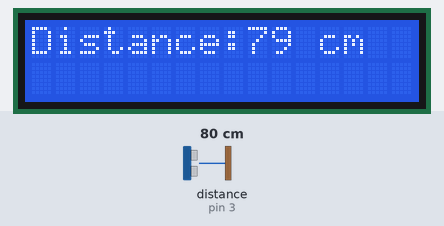
The sketch below on a simulated Arduino Uno, built with avr-gcc and run on an emulated ATmega328P. On the bench: 16×2 character LCD. Wiring (inferred from the names in the program): ultrasonic range finder: trigger pin 2; echo pin 3. Inputs (shaded band) come from the test bench; at power-on: distance to the obstacle (sensor on pin 3) 80 cm. The echo pulse lasts 58.3 µs per cm.

Above: at 1.2 s.
1.3 s: distance to the obstacle (sensor on pin 3) set to 250 cm
At 1.9 s:
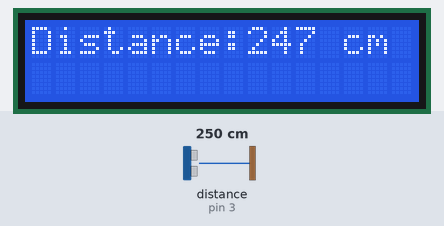
4.1 s: distance to the obstacle (sensor on pin 3) set to 2 cm
At 4.5 s:
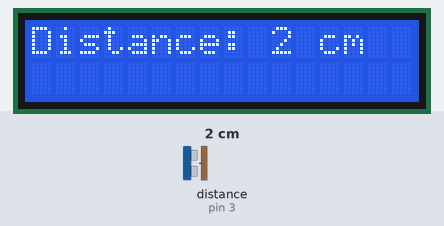
5.6 s: distance to the obstacle (sensor on pin 3) set to 4 cm
At 6.2 s:
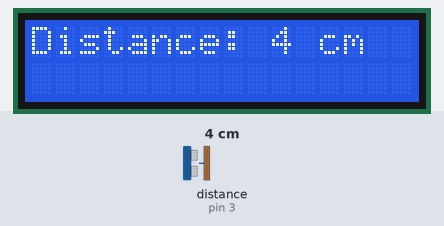
Timing chart, 0 to 8.6 s (numbered marks = the images above; inputs shaded):
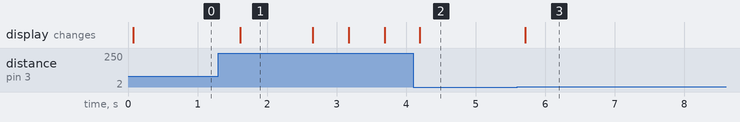

The sketch:

2.ino
```cpp
#include <LiquidCrystal.h> // LCDのライブラリを使う

const int TrigPin = 2;  // 超音波センサーのTrigPinを2ピンに指定
const int EchoPin = 3;  // 超音波センサーのEchoPinを3ピンに指定
float TimeOfFlight = 0; // 超音波が飛んでいる時間を格納する変数
float distance = 0;     // 計算した距離を格納する変数

LiquidCrystal lcd( 5, 6, 9, 10, 11, 12 ); // LiquidCrystal型の変数を生成、使うピンの設定をしている

void setup() {
    lcd.begin(16, 2);            // ディスプレイの列数と行数を設定, (列, 行)
    lcd.clear();                 // LCDをクリアする
    lcd.setCursor(0, 0);         // カーソルの位置を(列, 行)に合わせる
    lcd.print("Hello, wonder!"); // LCDに文字を出力する

    Serial.begin( 9600 );
    pinMode( TrigPin, OUTPUT );  // TrigPinをOUTPUTに指定
    pinMode( EchoPin, INPUT );   // EchoPinをINPUTに指定
}

void loop() {
    // Pinの初期化
    digitalWrite(TrigPin, LOW);
    delayMicroseconds(10);       // 10μs待機

    // 超音波を出力
    digitalWrite(TrigPin, HIGH);
    delayMicroseconds(10);
    digitalWrite(TrigPin, LOW);

    // 超音波が帰ってくる時間を計測
    TimeOfFlight = pulseIn(EchoPin, HIGH);

    // 計測した時間が0越えていたら実行
    if (TimeOfFlight > 0) {
        TimeOfFlight = TimeOfFlight / 2;       // 往復する時間になっているので半分にする

        // 音速を340m/sとして距離の計算, cmへの換算
        distance = 340 * TimeOfFlight / 10000; //距離 = 速さ × 時間

        // 表示する文章を作成, float型のdistanceをString型に変換(小数点以下切り捨て)
        String str = "Distance:" + String(distance, 0) + " cm";

        lcd.clear();         // LCDをクリアする
        lcd.setCursor(0, 0); // カーソルの位置を(0, 0)に合わせる
        lcd.print(str);      // LCDにstrを出力する
    }

    delay(500); //500ms待機
}
```

Measured:
- after the input at 1.3 s, the display: changes after 0.32 s (image 1)
- after the input at 4.1 s, the display: changes after 0.10 s (image 2)
- after the input at 5.6 s, the display: changes after 0.11 s (image 3)
- what the display in image 1 shows lasts 1.1 s, from 1.6 s to 2.7 s
